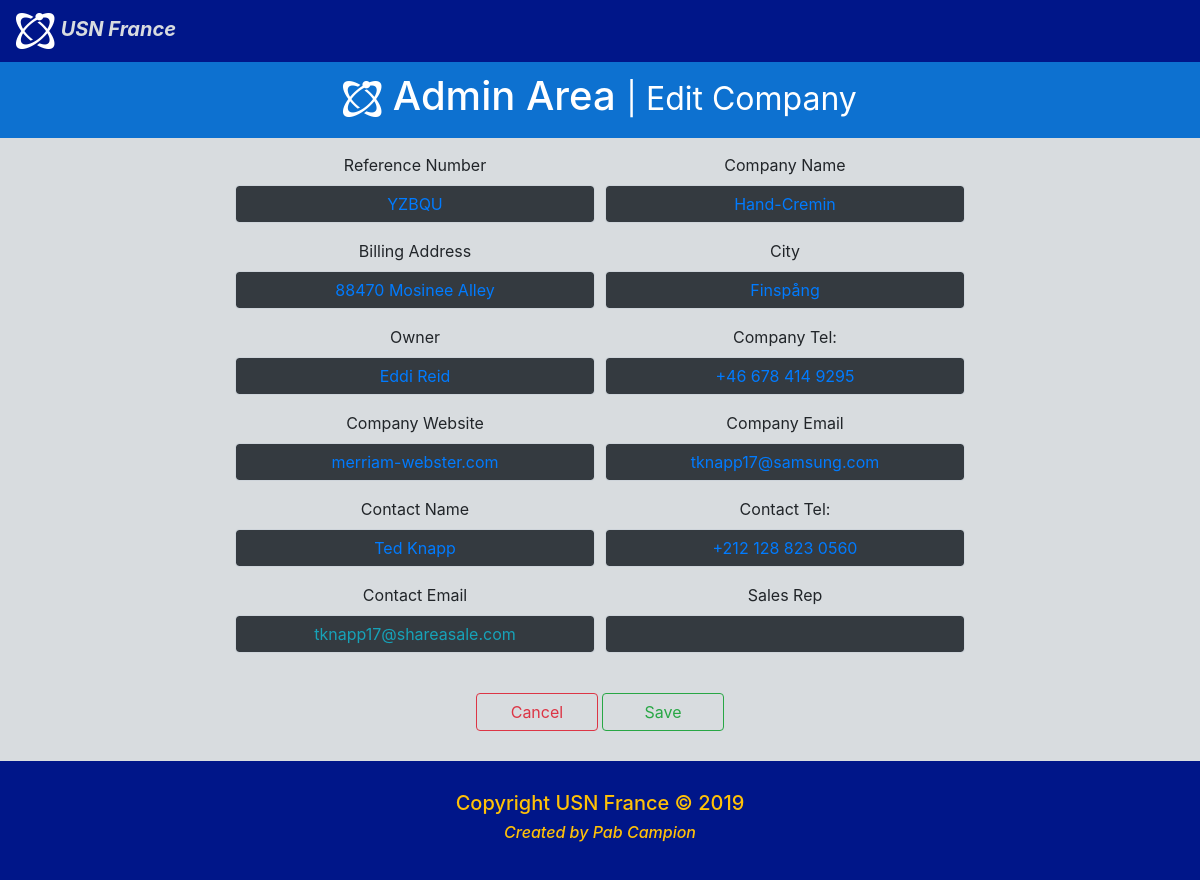
The app's page /editCompany.php?id=44 with its own data.
### tables this page shows
CREATE TABLE IF NOT EXISTS `companies` (
  `C_ID` INT NOT NULL AUTO_INCREMENT,
  `C_REF_NUMBER` VARCHAR(45) NOT NULL,
  `C_NAME` VARCHAR(75) NOT NULL,
  `C_BILLING_ADDRESS` VARCHAR(999) NOT NULL,
  `C_CITY` VARCHAR(45) NOT NULL,
  `C_OWNER` VARCHAR(45) NULL,
  `C_TEL` VARCHAR(20) NULL,
  `C_WEBSITE` VARCHAR(75) NULL,
  `C_EMAIL` VARCHAR(75) NULL,
  `C_CONTACT_NAME` VARCHAR(45) NOT NULL,
  `C_CONTACT_TEL` VARCHAR(20) NOT NULL,
  `C_CONTACT_EMAIL` VARCHAR(75) NOT NULL,
  `F_TOTAL_SALES` FLOAT NULL,
  `F_DISC_TERMS` VARCHAR(45) NULL,
  `F_PAYMENT_LAST` DATE NULL,
  `F_PAYMENT_NEXT` DATE NULL,
  `F_INVOICES` VARCHAR(999) NULL,
  `S_SALES_EXP` FLOAT NULL,
  `S_CALL_LAST` DATE NULL,
  `S_VISIT_LAST` DATE NULL,
  `S_NOTES` VARCHAR(999) NULL,
  `S_REP_ID` INT(5) NULL,
  `M_DATE_MOD` DATE NOT NULL,
  PRIMARY KEY (`C_ID`)
  );

### config/functions.php (called while the page is built, shortened)
<?php
include('session.php');
if(isset($_GET['id'])) {
    $saleQuery = "SELECT
    `C_ID`,
    `C_REF_NUMBER`,
    `C_NAME`,
    `C_BILLING_ADDRESS`,
    `C_CITY`,
    `C_OWNER`,
    `C_TEL`,
    `C_WEBSITE`,
    `C_EMAIL`,
    `C_CONTACT_NAME`,
    `C_CONTACT_TEL`,
    `C_CONTACT_EMAIL`,
    `F_TOTAL_SALES`,
    `F_DISC_TERMS`,
    `F_PAYMENT_LAST`,
    `F_PAYMENT_NEXT`,
    `F_INVOICES`,
    `S_SALES_EXP`,
    `S_CALL_LAST`,
    `S_NOTES`,
    `S_VISIT_LAST`,
    `M_DATE_MOD`
     FROM `companies` WHERE `C_ID`=" . $_GET['id'];
    $resultSaleQuery = mysqli_query($conn, $saleQuery);
    if(mysqli_num_rows($resultSaleQuery) > 0) {
        $saleRow = mysqli_fetch_assoc($resultSaleQuery);
        $coRef = $saleRow['C_REF_NUMBER'];
        $coName = $saleRow['C_NAME'];
        $coAdd = $saleRow['C_BILLING_ADDRESS'];
        $coCity = $saleRow['C_CITY'];
        $coOwn = $saleRow['C_OWNER'];
        $coTel = $saleRow['C_TEL'];
        $coWeb = $saleRow['C_WEBSITE'];
        $coEmail = $saleRow['C_EMAIL'];
        $conName = $saleRow['C_CONTACT_NAME'];
        $conTel = $saleRow['C_CONTACT_TEL'];
        $conEmail = $saleRow['C_CONTACT_EMAIL'];
    }
}

### editCompany.php (the view, shortened to what this page needs)
<?php
    include('config/functions.php');
?>
<!doctype html>
<html lang="en">
  <head>
    <?php
    include('config/cssHeader.php');
    ?>
  <body>
  <nav class="navbar navbar-expand-md">
    <a class="navbar-brand" href="#"><img src="img/usn-logo-small.png" class="usn-logo-small" alt="usn-logo-small"> <b><em>USN France</em></b>  </a>
</nav>
  <header id="header">
    <div class="container">
      <div class="row">
        <div class="col-md-12">
          <h1 class="text-center"> <img src="img/usn-logo-small.png" class="usn-logo-small" alt="usn-logo-small">
    Admin Area <small>| Edit Company</small></h1>
        </div>
      </div>
    </div>
  </header>
  <section id="main">
    <div class="container">
      <div class="row">
        <div class="col-md-8 offset-md-2">
          <form class="text-center" id="edit_company" action="config/functions.php" method="POST">
            <div class="form-row">
              <div class="form-group col-md-6">
                <label>Reference Number</label>
                  <input type="text" class="form-control text-center bg-dark text-primary" name="coRef" id="coRef" value="<?=$coRef ?>">
              </div>
              <div class="form-group col-md-6">
                <label>Company Name</label>
                  <input type="text" class="form-control text-center bg-dark text-primary" name="coName" id="coName" value="<?=$coName ?>">
              </div>
              </div>
            <div class="form-row">
              <div class="form-group col-md-6">
                <label>Billing Address</label>
                  <input type="text" class="form-control text-center bg-dark text-primary" name="coAdd" id="coAdd" value="<?=$coAdd ?>">
              </div>
              <div class="form-group col-md-6">
                <label>City</label>
                  <input type="text" class="form-control text-center bg-dark text-primary" name="coCity" id="coCity" value="<?=$coCity ?>">
              </div>
            </div>
            <div class="form-row">
              <div class="form-group col-md-6">
                <label>Owner</label>
                  <input type="text" class="form-control text-center bg-dark text-primary" name="coOwn" id="coOwn" value="<?=$coOwn ?>">
              </div>
              <div class="form-group col-md-6">
                <label>Company Tel:</label>
                  <input type="text" class="form-control text-center bg-dark text-primary" name="coTel" id="coTel" value="<?=$coTel ?>">
              </div>
            </div>
            <div class="form-row">
              <div class="form-group col-md-6">
                <label>Company Website</label>
                  <input type="text" class="form-control text-center bg-dark text-primary" name="coWeb" id="coWeb" value="<?=$coWeb ?>">
              </div>
              <div class="form-group col-md-6">
                <label>Company Email</label>
                  <input type="text" class="form-control text-center bg-dark text-primary" name="coEmail" id="coEmail" value="<?=$coEmail ?>">
              </div>
            </div>
            <div class="form-row">
              <div class="form-group col-md-6">
                <label>Contact Name</label>
                  <input type="text" class="form-control text-center bg-dark text-primary" name="conName" id="conName" value="<?=$conName ?>">
              </div>
              <div class="form-group col-md-6">
                <label>Contact Tel:</label>
                  <input type="text" class="form-control text-center bg-dark text-primary" name="conTel" id="conTel" value="<?=$conTel ?>">
              </div>
            </div>
            <div class="form-row">
              <div class="form-group col-md-6">
                <label>Contact Email</label>
                  <input type="text" class="form-control text-center bg-dark text-info" name="conEmail" id="conEmail" value="<?=$conEmail ?>">
              </div>
              <div class="form-group col-md-6">
                <label>Sales Rep</label>
                  <input type="text" class="form-control text-center bg-dark text-primary" name="conEmail" id="conEmail" value="">
              </div>
            </div>
            <br>
            <a href="companies.php"><button type="button" class="btn btn-outline-danger col-2">Cancel</button></a>
            <button type="submit" name="editCompany" class="btn btn-outline-success col-2">Save</button>
          </div>
        </div>
      </div>
  </section>
    <?php
    include('config/footer.php');
    ?>
  </body>
</html>

### css/style.css (style rules this page uses)
body { background: #d8dcdf; }
nav { min-height: 33px !important; margin-bottom: 0; border-radius: 0; }
.navbar { background-color: #001689; }
.navbar .navbar-brand { color: #d8dcdf; }
#header { background-color: #0d71d0; color: #ffffff; padding-top: 10px; padding-bottom: 10px; margin-bottom: 15px; }

### records on screen
companies: coRef "YZBQU", coName "Hand-Cremin", coAdd "88470 Mosinee Alley", coCity "Finspång", coOwn "Eddi Reid", coTel "+46 678 414 9295", coWeb "merriam-webster.com", coEmail "tknapp17@samsung.com", conName "Ted Knapp", conTel "+212 128 823 0560", conEmail "tknapp17@shareasale.com"
